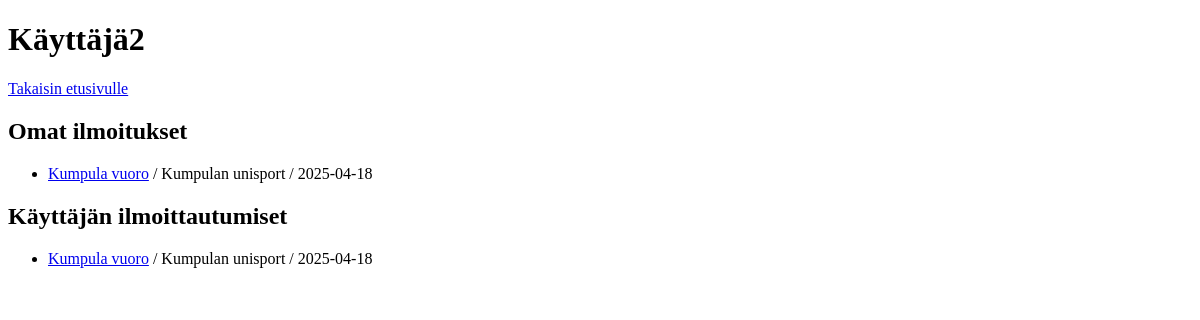
/user/4, run on an earlier commit of the app's database.
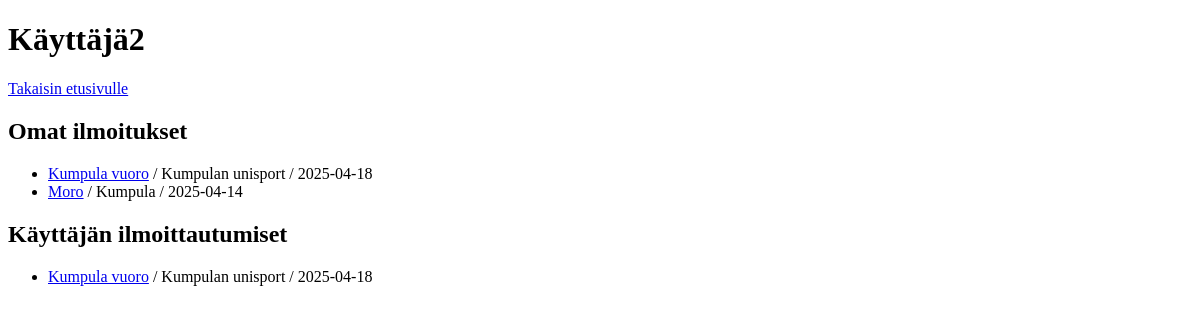
And on a later commit of the database.
### tables this page shows
CREATE TABLE notices (id INTEGER PRIMARY KEY, title TEXT, content TEXT, user_id INTEGER REFERENCES users, date TEXT, location TEXT);

### app.py (the view)
@app.route("/user/<int:user_id>")
def show_user(user_id):
    user = users.get_user(user_id)
    if not user:
        abort(404)
    page_size = 20
    notice_count = users.own_notices_count(user_id)
    signing_count = users.signed_notices_count(user_id)
    notice_page_count = math.ceil(notice_count / page_size)
    signed_page_count = math.ceil(signing_count / page_size)
    notice_page = request.args.get('notice_page', 1, type=int)
    signed_page = request.args.get('signed_page', 1, type=int)
    own_notices = users.get_own_notices(user_id, (notice_page - 1) * page_size, page_size)
    signed_notices = users.get_signed_notices(user_id, (signed_page - 1) * page_size, page_size)
    return render_template("user.html", user=user, own_notices=own_notices, signed_notices=signed_notices, notice_page=notice_page, signed_page=signed_page,
                           notice_page_count=notice_page_count, signed_page_count=signed_page_count)

### db.py (called while the page is built)
def get_db_connection():
    connection = sqlite3.connect('database.db')
    connection.row_factory = sqlite3.Row
    return connection

### users.py (called while the page is built)
def get_user(user_id):
    connection = get_db_connection()
    cursor = connection.cursor()
    sql = "SELECT username FROM users WHERE id = ?"
    search = cursor.execute(sql, [user_id])
    result = search.fetchall()[0]
    return result if result else None

def get_own_notices(user_id, offset, page_size):
    connection = get_db_connection()
    cursor = connection.cursor()
    sql = """SELECT n.id, n.title, n.date, n.location
             FROM notices n
             WHERE n.user_id = ?
             LIMIT ? OFFSET ?"""
    search = cursor.execute(sql, [user_id, page_size, offset])
    results = search.fetchall()
    return results

def own_notices_count(user_id):
    connection = get_db_connection()
    cursor = connection.cursor()
    sql = """SELECT COUNT(n.id)
             FROM notices n
             WHERE n.user_id = ?"""
    search = cursor.execute(sql, [user_id])
    results = search.fetchall()[0][0]
    return results

### templates/user.html (shortened to what this page needs)
<!DOCTYPE html>
<html>
<head>
</head>
<body>
  <h1>{{ user.username }} </h1>
  <a href="/">Takaisin etusivulle</a>
  <h2>Omat ilmoitukset</h2>
  <ul>
  {% for notice in own_notices %}
    <li>
      <a href="/notice/{{ notice.id }}">
        {{ notice.title }}</a> / {{ notice.location }} / {{ notice.date }}
    </li>
  {% endfor %}
  </ul>
  <h2>Käyttäjän ilmoittautumiset</h2>
  <ul>
  {% for notice in signed_notices %}
    <li>
      <a href="/notice/{{ notice.id }}">
        {{ notice.title }}</a> / {{ notice.location }} / {{ notice.date }}
    </li>
  {% endfor %}
  </ul>
</body>
</html>

What changed in the data, as far as the page shows it:
added notices: title "Moro", location "Kumpula", date "2025-04-14", shown under "Omat ilmoitukset"
